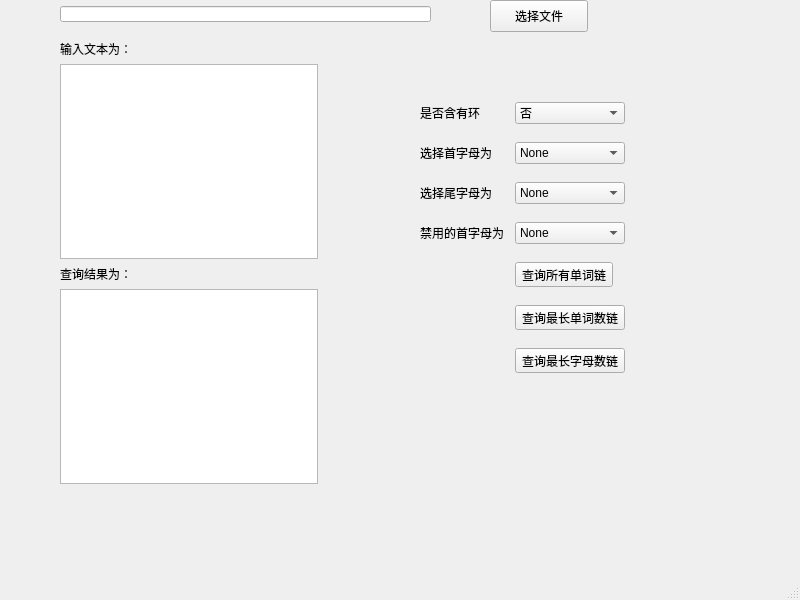
<?xml version="1.0" encoding="UTF-8"?>
<ui version="4.0">
 <class>MainWindow</class>
 <widget class="QMainWindow" name="MainWindow">
  <property name="geometry">
   <rect>
    <x>0</x>
    <y>0</y>
    <width>800</width>
    <height>600</height>
   </rect>
  </property>
  <property name="windowTitle">
   <string>MainWindow</string>
  </property>
  <widget class="QWidget" name="centralwidget">
   <widget class="QLineEdit" name="lineEdit">
    <property name="geometry">
     <rect>
      <x>60</x>
      <y>6</y>
      <width>371</width>
      <height>16</height>
     </rect>
    </property>
    <property name="readOnly">
     <bool>true</bool>
    </property>
   </widget>
   <widget class="QPushButton" name="pushButton">
    <property name="geometry">
     <rect>
      <x>490</x>
      <y>0</y>
      <width>98</width>
      <height>32</height>
     </rect>
    </property>
    <property name="text">
     <string>选择文件</string>
    </property>
   </widget>
   <widget class="QWidget" name="layoutWidget">
    <property name="geometry">
     <rect>
      <x>420</x>
      <y>90</y>
      <width>205</width>
      <height>301</height>
     </rect>
    </property>
    <layout class="QGridLayout" name="gridLayout">
     <item row="1" column="0">
      <widget class="QLabel" name="label_3">
       <property name="text">
        <string>选择首字母为</string>
       </property>
      </widget>
     </item>
     <item row="0" column="0">
      <widget class="QLabel" name="label_7">
       <property name="text">
        <string>是否含有环</string>
       </property>
      </widget>
     </item>
     <item row="5" column="1">
      <widget class="QToolButton" name="toolButton">
       <property name="text">
        <string>查询最长单词数链</string>
       </property>
      </widget>
     </item>
     <item row="2" column="1">
      <widget class="QComboBox" name="comboBox">
       <item>
        <property name="text">
         <string>None</string>
        </property>
       </item>
       <item>
        <property name="text">
         <string>a</string>
        </property>
       </item>
       <item>
        <property name="text">
         <string>b</string>
        </property>
       </item>
       <item>
        <property name="text">
         <string>c</string>
        </property>
       </item>
       <item>
        <property name="text">
         <string>d</string>
        </property>
       </item>
       <item>
        <property name="text">
         <string>e</string>
        </property>
       </item>
       <item>
        <property name="text">
         <string>f</string>
        </property>
       </item>
       <item>
        <property name="text">
         <string>g</string>
        </property>
       </item>
       <item>
        <property name="text">
         <string>h</string>
        </property>
       </item>
       <item>
        <property name="text">
         <string>i</string>
        </property>
       </item>
       <item>
        <property name="text">
         <string>j</string>
        </property>
       </item>
       <item>
        <property name="text">
         <string>k</string>
        </property>
       </item>
       <item>
        <property name="text">
         <string>l</string>
        </property>
       </item>
       <item>
        <property name="text">
         <string>m</string>
        </property>
       </item>
       <item>
        <property name="text">
         <string>n</string>
        </property>
       </item>
       <item>
        <property name="text">
         <string>o</string>
        </property>
       </item>
       <item>
        <property name="text">
         <string>p</string>
        </property>
       </item>
       <item>
        <property name="text">
         <string>q</string>
        </property>
       </item>
       <item>
        <property name="text">
         <string>r</string>
        </property>
       </item>
       <item>
        <property name="text">
         <string>s</string>
        </property>
       </item>
       <item>
        <property name="text">
         <string>t</string>
        </property>
       </item>
       <item>
        <property name="text">
         <string>u</string>
        </property>
       </item>
       <item>
        <property name="text">
         <string>v</string>
        </property>
       </item>
       <item>
        <property name="text">
         <string>w</string>
        </property>
       </item>
       <item>
        <property name="text">
         <string>x</string>
        </property>
       </item>
       <item>
        <property name="text">
         <string>y</string>
        </property>
       </item>
       <item>
        <property name="text">
         <string>z</string>
        </property>
       </item>
      </widget>
     </item>
     <item row="2" column="0">
      <widget class="QLabel" name="label_4">
       <property name="text">
        <string>选择尾字母为</string>
       </property>
      </widget>
     </item>
     <item row="0" column="1">
      <widget class="QComboBox" name="comboBox_5">
       <item>
        <property name="text">
         <string>否</string>
        </property>
       </item>
       <item>
        <property name="text">
         <string>是</string>
        </property>
       </item>
      </widget>
     </item>
     <item row="6" column="1">
      <widget class="QToolButton" name="toolButton_2">
       <property name="text">
        <string>查询最长字母数链</string>
       </property>
      </widget>
     </item>
     <item row="4" column="1">
      <widget class="QToolButton" name="toolButton_3">
       <property name="text">
        <string>查询所有单词链</string>
       </property>
      </widget>
     </item>
     <item row="1" column="1">
      <widget class="QComboBox" name="comboBox_2">
       <item>
        <property name="text">
         <string>None</string>
        </property>
       </item>
       <item>
        <property name="text">
         <string>a</string>
        </property>
       </item>
       <item>
        <property name="text">
         <string>b</string>
        </property>
       </item>
       <item>
        <property name="text">
         <string>c</string>
        </property>
       </item>
       <item>
        <property name="text">
         <string>d</string>
        </property>
       </item>
       <item>
        <property name="text">
         <string>e</string>
        </property>
       </item>
       <item>
        <property name="text">
         <string>g</string>
        </property>
       </item>
       <item>
        <property name="text">
         <string>f</string>
        </property>
       </item>
       <item>
        <property name="text">
         <string>h</string>
        </property>
       </item>
       <item>
        <property name="text">
         <string>i</string>
        </property>
       </item>
       <item>
        <property name="text">
         <string>j</string>
        </property>
       </item>
       <item>
        <property name="text">
         <string>k</string>
        </property>
       </item>
       <item>
        <property name="text">
         <string>l</string>
        </property>
       </item>
       <item>
        <property name="text">
         <string>m</string>
        </property>
       </item>
       <item>
        <property name="text">
         <string>n</string>
        </property>
       </item>
       <item>
        <property name="text">
         <string>o</string>
        </property>
       </item>
       <item>
        <property name="text">
         <string>p</string>
        </property>
       </item>
       <item>
        <property name="text">
         <string>q</string>
        </property>
       </item>
       <item>
        <property name="text">
         <string>r</string>
        </property>
       </item>
       <item>
        <property name="text">
         <string>s</string>
        </property>
       </item>
       <item>
        <property name="text">
         <string>t</string>
        </property>
       </item>
       <item>
        <property name="text">
         <string>u</string>
        </property>
       </item>
       <item>
        <property name="text">
         <string>v</string>
        </property>
       </item>
       <item>
        <property name="text">
         <string>w</string>
        </property>
       </item>
       <item>
        <property name="text">
         <string>x</string>
        </property>
       </item>
       <item>
        <property name="text">
         <string>y</string>
        </property>
       </item>
       <item>
        <property name="text">
         <string>z</string>
        </property>
       </item>
      </widget>
     </item>
     <item row="3" column="1">
      <widget class="QComboBox" name="comboBox_3">
       <item>
        <property name="text">
         <string>None</string>
        </property>
       </item>
       <item>
        <property name="text">
         <string>a</string>
        </property>
       </item>
       <item>
        <property name="text">
         <string>b</string>
        </property>
       </item>
       <item>
        <property name="text">
         <string>c</string>
        </property>
       </item>
       <item>
        <property name="text">
         <string>d</string>
        </property>
       </item>
       <item>
        <property name="text">
         <string>e</string>
        </property>
       </item>
       <item>
        <property name="text">
         <string>f</string>
        </property>
       </item>
       <item>
        <property name="text">
         <string>g</string>
        </property>
       </item>
       <item>
        <property name="text">
         <string>h</string>
        </property>
       </item>
       <item>
        <property name="text">
         <string>i</string>
        </property>
       </item>
       <item>
        <property name="text">
         <string>j</string>
        </property>
       </item>
       <item>
        <property name="text">
         <string>k</string>
        </property>
       </item>
       <item>
        <property name="text">
         <string>l</string>
        </property>
       </item>
       <item>
        <property name="text">
         <string>m</string>
        </property>
       </item>
       <item>
        <property name="text">
         <string>n</string>
        </property>
       </item>
       <item>
        <property name="text">
         <string>o</string>
        </property>
       </item>
       <item>
        <property name="text">
         <string>p</string>
        </property>
       </item>
       <item>
        <property name="text">
         <string>q</string>
        </property>
       </item>
       <item>
        <property name="text">
         <string>r</string>
        </property>
       </item>
       <item>
        <property name="text">
         <string>s</string>
        </property>
       </item>
       <item>
        <property name="text">
         <string>t</string>
        </property>
       </item>
       <item>
        <property name="text">
         <string>u</string>
        </property>
       </item>
       <item>
        <property name="text">
         <string>v</string>
        </property>
       </item>
       <item>
        <property name="text">
         <string>w</string>
        </property>
       </item>
       <item>
        <property name="text">
         <string>x</string>
        </property>
       </item>
       <item>
        <property name="text">
         <string>y</string>
        </property>
       </item>
       <item>
        <property name="text">
         <string>z</string>
        </property>
       </item>
      </widget>
     </item>
     <item row="3" column="0">
      <widget class="QLabel" name="label_5">
       <property name="text">
        <string>禁用的首字母为</string>
       </property>
      </widget>
     </item>
    </layout>
   </widget>
   <widget class="QWidget" name="layoutWidget">
    <property name="geometry">
     <rect>
      <x>60</x>
      <y>40</y>
      <width>258</width>
      <height>444</height>
     </rect>
    </property>
    <layout class="QGridLayout" name="gridLayout_2">
     <item row="0" column="0">
      <widget class="QLabel" name="label">
       <property name="text">
        <string>输入文本为：</string>
       </property>
      </widget>
     </item>
     <item row="1" column="0">
      <widget class="QTextEdit" name="textEdit_2">
       <property name="readOnly">
        <bool>true</bool>
       </property>
      </widget>
     </item>
     <item row="2" column="0">
      <widget class="QLabel" name="label_2">
       <property name="text">
        <string>查询结果为：</string>
       </property>
      </widget>
     </item>
     <item row="3" column="0">
      <widget class="QTextEdit" name="textEdit">
       <property name="readOnly">
        <bool>true</bool>
       </property>
       <property name="html">
        <string>&lt;!DOCTYPE HTML PUBLIC &quot;-//W3C//DTD HTML 4.0//EN&quot; &quot;http://www.w3.org/TR/REC-html40/strict.dtd&quot;&gt;
&lt;html&gt;&lt;head&gt;&lt;meta name=&quot;qrichtext&quot; content=&quot;1&quot; /&gt;&lt;meta charset=&quot;utf-8&quot; /&gt;&lt;style type=&quot;text/css&quot;&gt;
p, li { white-space: pre-wrap; }
hr { height: 1px; border-width: 0; }
li.unchecked::marker { content: &quot;\2610&quot;; }
li.checked::marker { content: &quot;\2612&quot;; }
&lt;/style&gt;&lt;/head&gt;&lt;body style=&quot; font-family:'.AppleSystemUIFont'; font-size:13pt; font-weight:400; font-style:normal;&quot;&gt;
&lt;p style=&quot;-qt-paragraph-type:empty; margin-top:0px; margin-bottom:0px; margin-left:0px; margin-right:0px; -qt-block-indent:0; text-indent:0px;&quot;&gt;&lt;br /&gt;&lt;/p&gt;&lt;/body&gt;&lt;/html&gt;</string>
       </property>
      </widget>
     </item>
    </layout>
   </widget>
  </widget>
  <widget class="QStatusBar" name="statusbar"/>
 </widget>
 <resources/>
 <connections/>
</ui>
